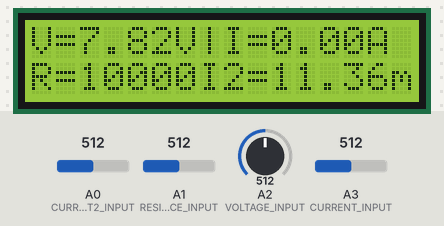
Bench run of a sketch on a simulated Arduino Uno, built with avr-gcc and run on an emulated ATmega328P. On the bench: 16×2 character LCD. Inputs (shaded band) come from the test bench; at power-on: A1 (RESISTANCE_INPUT) = 512, A2 (VOLTAGE_INPUT) = 512, A0 (CURRENT2_INPUT) = 512, A3 (CURRENT_INPUT) = 512. What the sketch prints to the serial monitor is not drawn.

Above: at 1.2 s.
1.3 s: A1 (RESISTANCE_INPUT) set to 523
At 3.8 s:
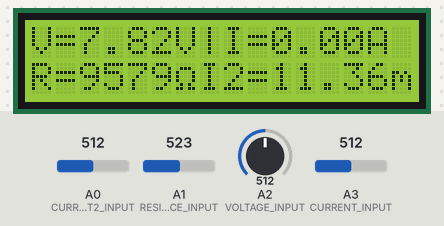
4.3 s: A2 (VOLTAGE_INPUT) set to 640
At 6.4 s:
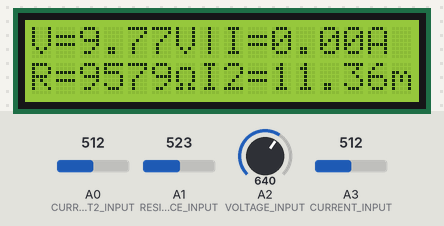
6.8 s: A2 (VOLTAGE_INPUT) set to 668
At 8.9 s:
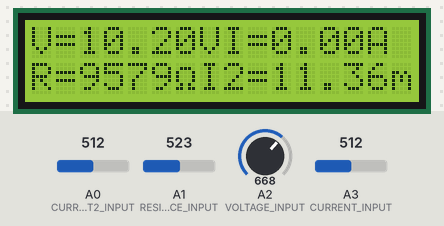
9.2 s: A1 (RESISTANCE_INPUT) set to 306
At 11.3 s:
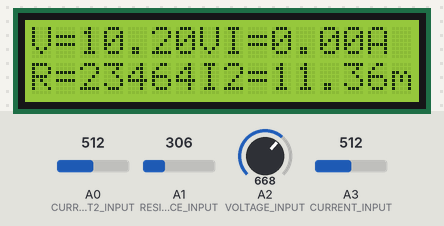
11.6 s: A0 (CURRENT2_INPUT) set to 716
At 13.0 s:
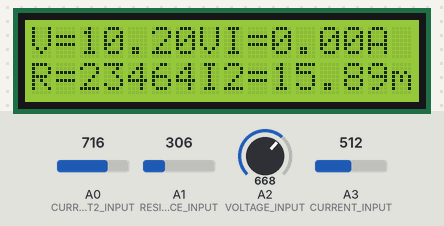
14.0 s: A3 (CURRENT_INPUT) set to 306
At 15.6 s:
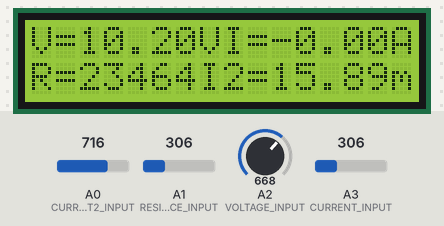
Timing chart, 0 to 17.1 s (numbered marks = the images above; inputs shaded):
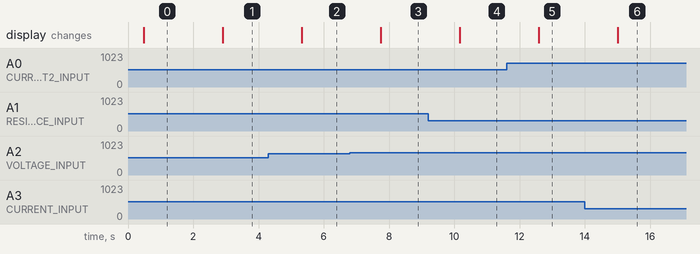

Measured:
- the behaviour switches between 512 and 513 on A1 (RESISTANCE_INPUT) (found by bisection; images 0 and 1)
- the behaviour switches between 654 and 655 on A2 (VOLTAGE_INPUT) (found by bisection; images 2 and 3)
- after the input at 1.3 s, the display: changes after 1.6 s (image 1)
- after the input at 4.3 s, the display: changes after 1.0 s (image 2)
- after the input at 6.8 s, the display: changes after 0.95 s (image 3)
- after the input at 9.2 s, the display: changes after 0.97 s (image 4)
- after the input at 11.6 s, the display: changes after 0.99 s (image 5)
- after the input at 14.0 s, the display: changes after 1.0 s (image 6)

The sketch:

multimeter.ino
```cpp
#include <LiquidCrystal.h>
#define VOLTAGE_INPUT A2
#define RESISTANCE_INPUT A1
#define CURRENT_INPUT A3
#define CURRENT2_INPUT A0

//for displaying ohm
byte ohmSymbol[8] = {
  B00000,
  B01110,
  B10001,
  B10001,
  B10001,
  B01010,
  B11011,
  B00000
};

LiquidCrystal lcd(2,3,4,5,6,7);
float V = 0.00, I = 0.00, R =0.00, I2 = 0.00; //the values to be read
float v_ref = 5.00;
void voltmeter() {
  const float R1 = 10000.00;
  const float R2 = 4700.00;
  float adc_value = 0.00;
  float voltage = 0.00;

  for (int i = 0; i < 20 ; i++) //looping to obtain average of read values
  {
    adc_value += analogRead(VOLTAGE_INPUT);//Voltohmmeter connected to pin A2
    delay(5);
  }
  adc_value /= 20;
  voltage = ((adc_value * v_ref) / 1024.0);
  V = voltage / (R2 / (R1 + R2));

}

void ohmmeter() {
  float v_out = 0.0;
  float R1 = 10000;
  float adc_value = 0;
  for (int i = 0; i < 20 ; i++) //looping to obtain average of read values
  {
    adc_value += analogRead(RESISTANCE_INPUT);//connected to pin A1
    delay(5);
  }
  adc_value /= 20;
  v_out = ((adc_value * v_ref) / 1024.0);
  R = R1*(v_ref/v_out-1);
}

void ammeter()
{
  const int sensitivity = 185;
  int adc_value = 0;
  float voltage = 0.00;
  float pure_voltage = 0.00;
  float offset_voltage = 2.47;
  for (int i = 0; i < 20 ; i++)
  {
    adc_value = adc_value + analogRead(CURRENT_INPUT);
    delay(5);
  }
  adc_value /= 20;
  voltage = (((adc_value * v_ref) / 1024) - 2.5)/sensitivity;

  I = voltage / sensitivity;
}

void ammeter2()
{
  int adc_value = 0;
  float voltage = 0.0;
  for (int i = 0; i < 20 ; i++)
  {
    adc_value = adc_value + analogRead(CURRENT2_INPUT);
    delay(5);
  }
  adc_value /= 20;
 voltage = ((adc_value * v_ref) / 1024.0);

  I2 = voltage*1000 / (220);
}

void display_values(float v, float i, float r,float i2) {
  lcd.clear();
  lcd.setCursor(0, 0);
  lcd.print("V=");
  lcd.print(v);
  lcd.print("V");
  lcd.print("|");
  lcd.setCursor(8, 0);
  lcd.print("I=");
  lcd.print(i);
  lcd.print("A");

  lcd.createChar(0, ohmSymbol);
  lcd.setCursor(0, 1);
  lcd.print("R=");
  lcd.print((int)r);
  lcd.write(byte(0));

  lcd.setCursor(7, 1);
  lcd.print("I2=");
  lcd.print(i2);
  lcd.print("mA");
}

void setup() {
  Serial.begin(9600);
  lcd.begin(16, 2);

}

void loop() {
  voltmeter();
  Serial.print("V=");
  Serial.print(V);
  Serial.println("v");
  ohmmeter();
  Serial.print("R= ");
  Serial.print(R);
  Serial.println(" ohm");
  ammeter();
  Serial.print("I= ");
  Serial.print(I);
  Serial.println(" A");
  ammeter2();
  Serial.print("I2= ");
  Serial.print(I2);
  Serial.println(" A");
  display_values(V,I,R,I2);
  delay(2000);
}
```
